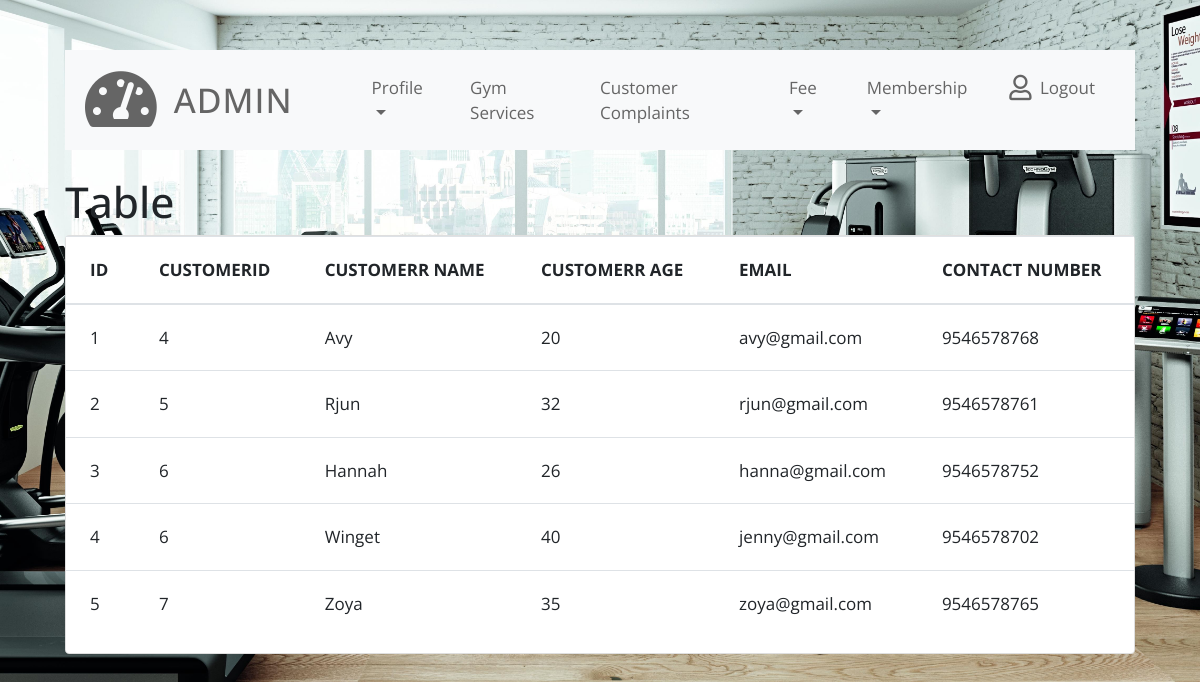
The page /customeradmin on the database its author committed.
### gymapp/models.py (models this page shows, shortened)
class Customer(models.Model):
    user2 = models.ForeignKey(Login, on_delete=models.CASCADE)
    Customer_Id = models.IntegerField()
    Customer_Name = models.CharField(max_length=30)
    Customer_Age = models.IntegerField()
    Customer_Email = models.EmailField()
    Customer_Number = models.CharField(max_length=10)

### gymapp/views.py (the view)
# urls.py: path("customeradmin", views.Customer_read, name="customeradmin"),
def Customer_read(request):
    x = request.user
    print(x)
    data = Customer.objects.all
    print(data)
    return render(request, "admin_temp/customer_vw.html", {'data': data})

### templates/admin_temp/customer_vw.html
{% extends 'admin_temp/adminbase.html' %}
{% block content %}
<h1>Table</h1>
<div class="card">
<table class="table">
   <thead class="table table-striped">
   <tr>
       <th scope="col">ID</th>
       <th scope="col">CUSTOMERID</th>
       <th scope="col">CUSTOMERR NAME</th>
       <th scope="col">CUSTOMERR AGE</th>
       <th scope="col">EMAIL</th>
       <th scope="col">CONTACT NUMBER</th>
   </tr>
   </thead>
   <tbody>
   {% for i in data %}
     <tr>
         <td>{{forloop.counter}}</td>
         <td>{{i.Customer_Id}}</td>
         <td>{{i.Customer_Name}}</td>
         <td>{{i.Customer_Age}}</td>
         <td>{{i.Customer_Email}}</td>
         <td>{{i.Customer_Number}}</td>
     </tr>
     {% endfor %}
   </tbody>
</table>
</div>
 {% endblock %}

### static/dash/css/tooplate.css (style rules this page uses)
html { font-size: 17px; }
body { font-family: "Open Sans", Helvetica, Arial, sans-serif; overflow-x: hidden; }
body { background-image: url(../img/tvn.jpeg); background-size: cover; background-repeat: no-repeat; background-position: center; background-attachment: fixed; padding-left: 50px; padding-right: 50px; }
.table td, .table th { padding: 20px 24px; }

### rows shown on the page
Customer: Customer_Id "4", Customer_Name "Avy", Customer_Age "20", Customer_Email "avy@gmail.com", Customer_Number "9546578768"
Customer: Customer_Id "5", Customer_Name "Rjun", Customer_Age "32", Customer_Email "rjun@gmail.com", Customer_Number "9546578761"
Customer: Customer_Id "6", Customer_Name "Hannah", Customer_Age "26", Customer_Email "hanna@gmail.com", Customer_Number "9546578752"
Customer: Customer_Id "6", Customer_Name "Winget", Customer_Age "40", Customer_Email "jenny@gmail.com", Customer_Number "9546578702"
Customer: Customer_Id "7", Customer_Name "Zoya", Customer_Age "35", Customer_Email "zoya@gmail.com", Customer_Number "9546578765"
